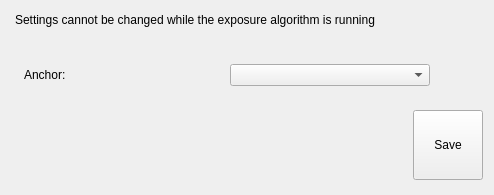
<?xml version="1.0" encoding="UTF-8"?>
<ui version="4.0">
 <class>ConfigExposureWidgetClass</class>
 <widget class="QWidget" name="ConfigExposureWidgetClass">
  <property name="geometry">
   <rect>
    <x>0</x>
    <y>0</y>
    <width>494</width>
    <height>195</height>
   </rect>
  </property>
  <layout class="QVBoxLayout" name="mainVerticalLayout">
   <property name="leftMargin">
    <number>15</number>
   </property>
   <property name="topMargin">
    <number>0</number>
   </property>
   <property name="bottomMargin">
    <number>15</number>
   </property>
   <item>
    <widget class="QLabel" name="labelWarning">
     <property name="minimumSize">
      <size>
       <width>0</width>
       <height>40</height>
      </size>
     </property>
     <property name="text">
      <string>Settings cannot be changed while the exposure algorithm is running</string>
     </property>
    </widget>
   </item>
   <item>
    <widget class="QWidget" name="configWidget" native="true">
     <layout class="QHBoxLayout" name="horizontalLayout">
      <item>
       <widget class="QLabel" name="label_2">
        <property name="minimumSize">
         <size>
          <width>200</width>
          <height>40</height>
         </size>
        </property>
        <property name="text">
         <string>Anchor:</string>
        </property>
       </widget>
      </item>
      <item>
       <widget class="QComboBox" name="comboAnchor">
        <property name="minimumSize">
         <size>
          <width>200</width>
          <height>0</height>
         </size>
        </property>
       </widget>
      </item>
      <item>
       <spacer name="horizontalSpacer">
        <property name="orientation">
         <enum>Qt::Horizontal</enum>
        </property>
        <property name="sizeHint" stdset="0">
         <size>
          <width>40</width>
          <height>20</height>
         </size>
        </property>
       </spacer>
      </item>
     </layout>
    </widget>
   </item>
   <item alignment="Qt::AlignRight">
    <widget class="QPushButton" name="buttonSave">
     <property name="minimumSize">
      <size>
       <width>70</width>
       <height>70</height>
      </size>
     </property>
     <property name="maximumSize">
      <size>
       <width>70</width>
       <height>70</height>
      </size>
     </property>
     <property name="toolTip">
      <string>Save current configuration</string>
     </property>
     <property name="text">
      <string notr="true">Save</string>
     </property>
    </widget>
   </item>
  </layout>
 </widget>
 <resources/>
 <connections/>
</ui>
